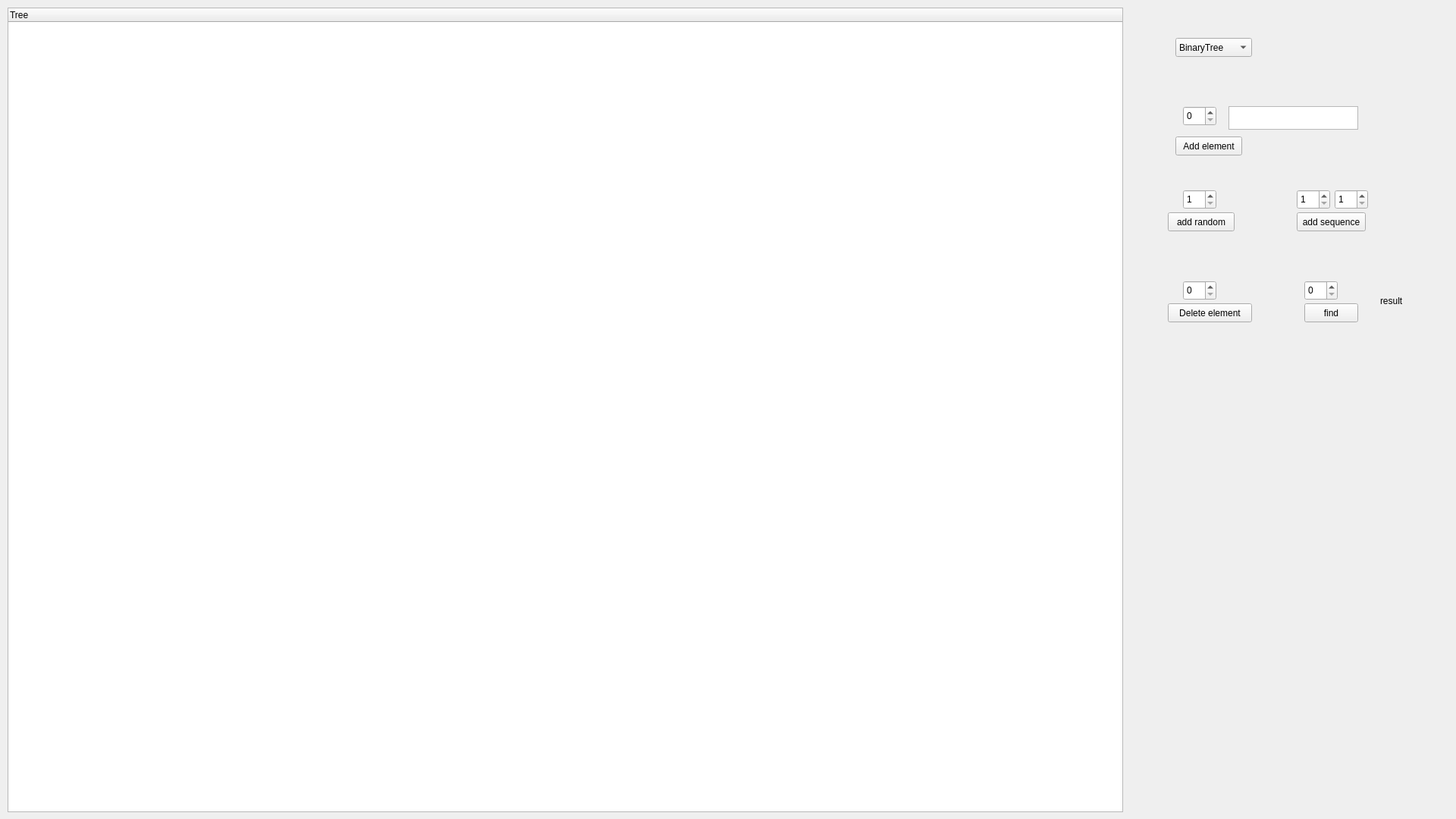
<?xml version="1.0" encoding="UTF-8"?>
<ui version="4.0">
 <class>mainwindow</class>
 <widget class="QWidget" name="mainwindow">
  <property name="geometry">
   <rect>
    <x>0</x>
    <y>0</y>
    <width>1920</width>
    <height>1080</height>
   </rect>
  </property>
  <property name="windowTitle">
   <string>mainwindow</string>
  </property>
  <widget class="QTreeWidget" name="treeWidget">
   <property name="geometry">
    <rect>
     <x>10</x>
     <y>10</y>
     <width>1471</width>
     <height>1061</height>
    </rect>
   </property>
   <column>
    <property name="text">
     <string>Tree</string>
    </property>
   </column>
  </widget>
  <widget class="QComboBox" name="comboBox">
   <property name="geometry">
    <rect>
     <x>1550</x>
     <y>50</y>
     <width>101</width>
     <height>25</height>
    </rect>
   </property>
   <item>
    <property name="text">
     <string>BinaryTree</string>
    </property>
   </item>
   <item>
    <property name="text">
     <string>ScapegoatTree</string>
    </property>
   </item>
   <item>
    <property name="text">
     <string>Treap</string>
    </property>
   </item>
  </widget>
  <widget class="QSpinBox" name="keyInput">
   <property name="geometry">
    <rect>
     <x>1560</x>
     <y>140</y>
     <width>44</width>
     <height>26</height>
    </rect>
   </property>
   <property name="maximum">
    <number>999999</number>
   </property>
  </widget>
  <widget class="QPlainTextEdit" name="valueInput">
   <property name="geometry">
    <rect>
     <x>1620</x>
     <y>140</y>
     <width>171</width>
     <height>31</height>
    </rect>
   </property>
  </widget>
  <widget class="QPushButton" name="addElementButton">
   <property name="geometry">
    <rect>
     <x>1550</x>
     <y>180</y>
     <width>88</width>
     <height>25</height>
    </rect>
   </property>
   <property name="text">
    <string>Add element</string>
   </property>
  </widget>
  <widget class="QPushButton" name="addRandomButton">
   <property name="geometry">
    <rect>
     <x>1540</x>
     <y>280</y>
     <width>88</width>
     <height>25</height>
    </rect>
   </property>
   <property name="text">
    <string>add random</string>
   </property>
  </widget>
  <widget class="QSpinBox" name="randomCount">
   <property name="geometry">
    <rect>
     <x>1560</x>
     <y>250</y>
     <width>44</width>
     <height>26</height>
    </rect>
   </property>
   <property name="minimum">
    <number>1</number>
   </property>
   <property name="maximum">
    <number>999</number>
   </property>
  </widget>
  <widget class="QSpinBox" name="sequence1">
   <property name="geometry">
    <rect>
     <x>1710</x>
     <y>250</y>
     <width>44</width>
     <height>26</height>
    </rect>
   </property>
   <property name="minimum">
    <number>1</number>
   </property>
   <property name="maximum">
    <number>999</number>
   </property>
  </widget>
  <widget class="QSpinBox" name="sequence2">
   <property name="geometry">
    <rect>
     <x>1760</x>
     <y>250</y>
     <width>44</width>
     <height>26</height>
    </rect>
   </property>
   <property name="minimum">
    <number>1</number>
   </property>
   <property name="maximum">
    <number>999</number>
   </property>
  </widget>
  <widget class="QPushButton" name="addSequenceButton">
   <property name="geometry">
    <rect>
     <x>1710</x>
     <y>280</y>
     <width>91</width>
     <height>25</height>
    </rect>
   </property>
   <property name="text">
    <string>add sequence</string>
   </property>
  </widget>
  <widget class="QPushButton" name="deleteButton">
   <property name="geometry">
    <rect>
     <x>1540</x>
     <y>400</y>
     <width>111</width>
     <height>25</height>
    </rect>
   </property>
   <property name="text">
    <string>Delete element</string>
   </property>
  </widget>
  <widget class="QSpinBox" name="deleteKey">
   <property name="geometry">
    <rect>
     <x>1560</x>
     <y>370</y>
     <width>44</width>
     <height>26</height>
    </rect>
   </property>
   <property name="maximum">
    <number>999999</number>
   </property>
  </widget>
  <widget class="QSpinBox" name="findKey">
   <property name="geometry">
    <rect>
     <x>1720</x>
     <y>370</y>
     <width>44</width>
     <height>26</height>
    </rect>
   </property>
   <property name="maximum">
    <number>999999</number>
   </property>
  </widget>
  <widget class="QPushButton" name="findButton">
   <property name="geometry">
    <rect>
     <x>1720</x>
     <y>400</y>
     <width>71</width>
     <height>25</height>
    </rect>
   </property>
   <property name="text">
    <string>find</string>
   </property>
  </widget>
  <widget class="QLabel" name="findResult">
   <property name="geometry">
    <rect>
     <x>1820</x>
     <y>386</y>
     <width>81</width>
     <height>21</height>
    </rect>
   </property>
   <property name="text">
    <string>result</string>
   </property>
  </widget>
 </widget>
 <resources/>
 <connections/>
</ui>
